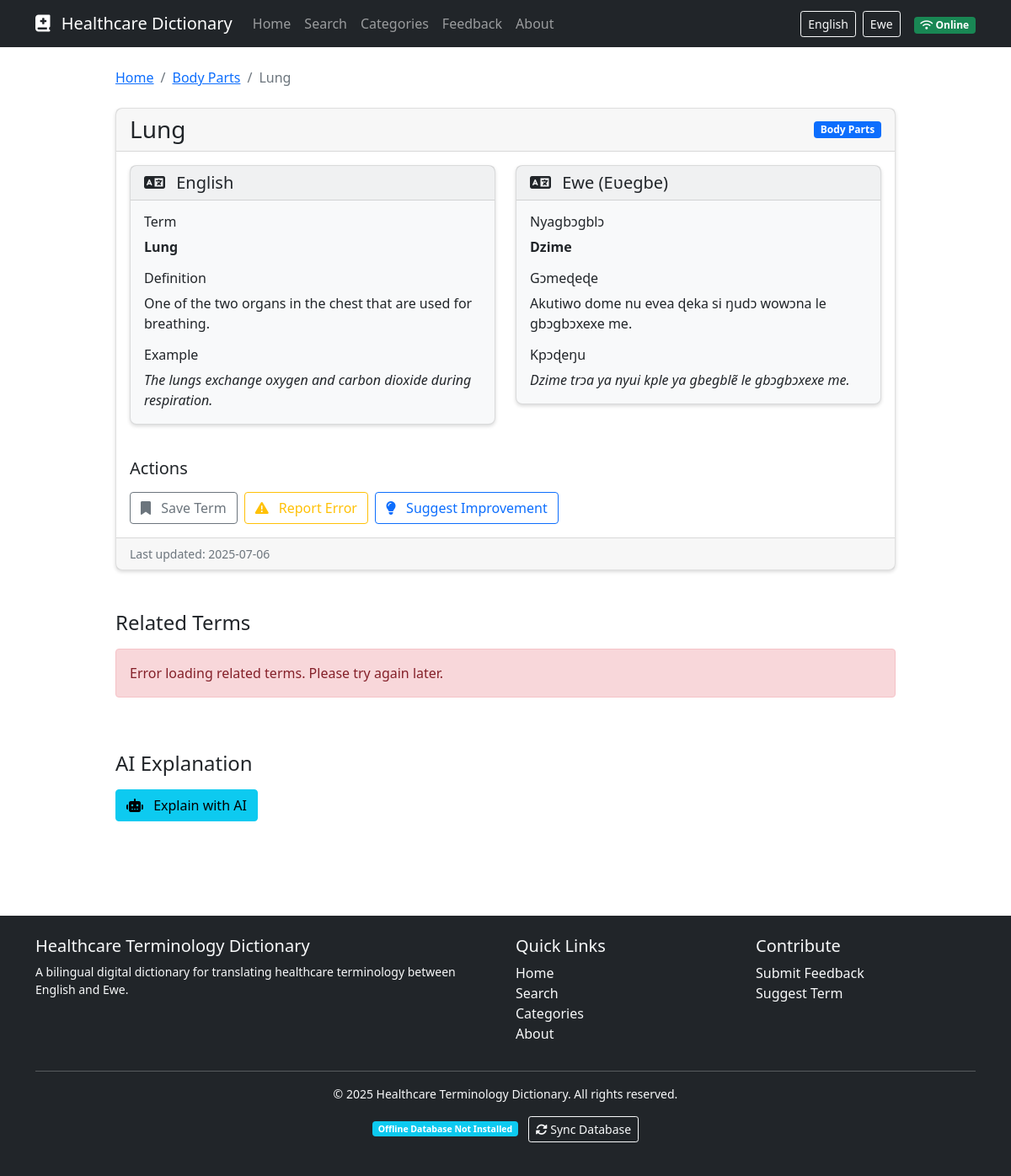
Page /term/2 on the committed database.
### models.py (models this page shows, shortened)
class Category(db.Model):
    id = db.Column(db.Integer, primary_key=True)
    name_en = db.Column(db.String(100), nullable=False)
    name_ewe = db.Column(db.String(100), nullable=False)
    description_en = db.Column(db.Text)
    description_ewe = db.Column(db.Text)
    terms = db.relationship('Term', backref='category', lazy=True)

class Term(db.Model):
    id = db.Column(db.Integer, primary_key=True)
    term_en = db.Column(db.String(200), nullable=False, index=True)
    term_ewe = db.Column(db.String(200), nullable=False, index=True)
    definition_en = db.Column(db.Text, nullable=False)
    definition_ewe = db.Column(db.Text, nullable=False)
    example_en = db.Column(db.Text)
    example_ewe = db.Column(db.Text)
    pronunciation = db.Column(db.String(200))
    category_id = db.Column(db.Integer, db.ForeignKey('category.id'), nullable=False)
    created_at = db.Column(db.DateTime, default=datetime.utcnow)
    updated_at = db.Column(db.DateTime, default=datetime.utcnow, onupdate=datetime.utcnow)
    ai_explanation_en = db.Column(db.Text)
    ai_explanation_ewe = db.Column(db.Text)

### routes.py (the view)
@app.route('/term/<int:term_id>')
def term_detail(term_id):
    term = Term.query.get_or_404(term_id)
    return render_template('term.html', term=term)

### templates/term.html (shortened to what this page needs)
{% extends "layout.html" %}
{% block content %}
<div class="row mb-5">
    <div class="col-md-10 mx-auto">
        <nav aria-label="breadcrumb" class="mb-4">
            <ol class="breadcrumb">
                <li class="breadcrumb-item">
                    <a href="{{ url_for('index') }}">
                        <span class="lang-en">Home</span>
                    </a>
                </li>
                <li class="breadcrumb-item">
                    <a href="{{ url_for('category_detail', category_id=term.category_id) }}">
                        <span class="lang-en">{{ term.category.name_en }}</span>
                    </a>
                </li>
                <li class="breadcrumb-item active" aria-current="page">
                    <span class="lang-en">{{ term.term_en }}</span>
                </li>
            </ol>
        </nav>
        <div class="card">
            <div class="card-header">
                <div class="d-flex justify-content-between align-items-center">
                    <h1 class="h3 mb-0">
                        <span class="lang-en">{{ term.term_en }}</span>
                    </h1>
                    <span class="badge bg-primary">
                        <span class="lang-en">{{ term.category.name_en }}</span>
                    </span>
                </div>
            </div>
            <div class="card-body">
                <div class="row mb-4">
                    <div class="col-md-6">
                        <div class="card bg-light mb-3">
                            <div class="card-header">
                                <h2 class="h5 mb-0">
                                    <i class="fas fa-language me-2"></i> English
                                </h2>
                            </div>
                            <div class="card-body">
                                <h3 class="h6 mb-2">Term</h3>
                                <p class="mb-3"><strong>{{ term.term_en }}</strong></p>
                                <h3 class="h6 mb-2">Definition</h3>
                                <p class="mb-3">{{ term.definition_en }}</p>
                                {% if term.example_en %}
                                <h3 class="h6 mb-2">Example</h3>
                                <p class="mb-0 fst-italic">{{ term.example_en }}</p>
                                {% endif %}
                            </div>
                        </div>
                    </div>
                    <div class="col-md-6">
                        <div class="card bg-light mb-3">
                            <div class="card-header">
                                <h2 class="h5 mb-0">
                                    <i class="fas fa-language me-2"></i> Ewe (Eʋegbe)
                                </h2>
                            </div>
                            <div class="card-body">
                                <h3 class="h6 mb-2">Nyagbɔgblɔ</h3>
                                <p class="mb-3"><strong>{{ term.term_ewe }}</strong></p>
                                <h3 class="h6 mb-2">Gɔmeɖeɖe</h3>
                                <p class="mb-3">{{ term.definition_ewe }}</p>
                                {% if term.example_ewe %}
                                <h3 class="h6 mb-2">Kpɔɖeŋu</h3>
                                <p class="mb-0 fst-italic">{{ term.example_ewe }}</p>
                                {% endif %}
                            </div>
                        </div>
                    </div>
                </div>
                <div class="row mt-4">
                    <div class="col-md-12">
                        <h3 class="h5 mb-3">
                            <span class="lang-en">Actions</span>
                        </h3>
                        <div class="d-flex flex-wrap gap-2">
                            <button class="btn btn-outline-secondary" id="save-term" data-term-id="{{ term.id }}">
                                <i class="fas fa-bookmark me-2"></i>
                                <span class="lang-en">Save Term</span>
                            </button>
                            <a href="{{ url_for('feedback') }}?term_id={{ term.id }}&feedback_type=error" class="btn btn-outline-warning">
                                <i class="fas fa-exclamation-triangle me-2"></i>
                                <span class="lang-en">Report Error</span>
                            </a>
                            <a href="{{ url_for('feedback') }}?term_id={{ term.id }}&feedback_type=suggestion" class="btn btn-outline-primary">
                                <i class="fas fa-lightbulb me-2"></i>
                                <span class="lang-en">Suggest Improvement</span>
                            </a>
                        </div>
                    </div>
                </div>
            </div>
            <div class="card-footer text-muted small">
                <span class="lang-en">Last updated: {{ term.updated_at.strftime('%Y-%m-%d') }}</span>
            </div>
        </div>
        <div class="mt-5">
            <h2 class="h4 mb-3">
                <span class="lang-en">Related Terms</span>
            </h2>
            <div class="row" id="related-terms">
            </div>
        </div>
        <div class="mt-5">
            <h2 class="h4 mb-3">
                <span class="lang-en">AI Explanation</span>
            </h2>
            <button id="explain-btn" class="btn btn-info">
                <i class="fas fa-robot me-2"></i>
                <span class="lang-en">Explain with AI</span>
            </button>
        </div>
    </div>
</div>
{% endblock %}

### static/css/custom.css (style rules this page uses)
body { min-height: 100vh; display: flex; flex-direction: column; }
.card { border-radius: 0.5rem; box-shadow: 0 0.125rem 0.25rem rgba(0, 0, 0, 0.15); transition: transform 0.2s ease-in-out, box-shadow 0.2s ease-in-out; }
.lang-ewe, .lang-en { transition: opacity 0.3s ease-in-out; }

### rows in the picture
Category: category.name_en "Body Parts"
Term: term_en "Lung", definition_en "One of the two organs in the chest that are used for breathing.", example_en "The lungs exchange oxygen and carbon dioxide during respiration.", term_ewe "Dzime", definition_ewe "Akutiwo dome nu evea ɖeka si ŋudɔ wowɔna le gbɔgbɔxexe me.", example_ewe "Dzime trɔa ya nyui kple ya gbegblẽ le gbɔgbɔxexe me.", updated_at "2025-07-06"
